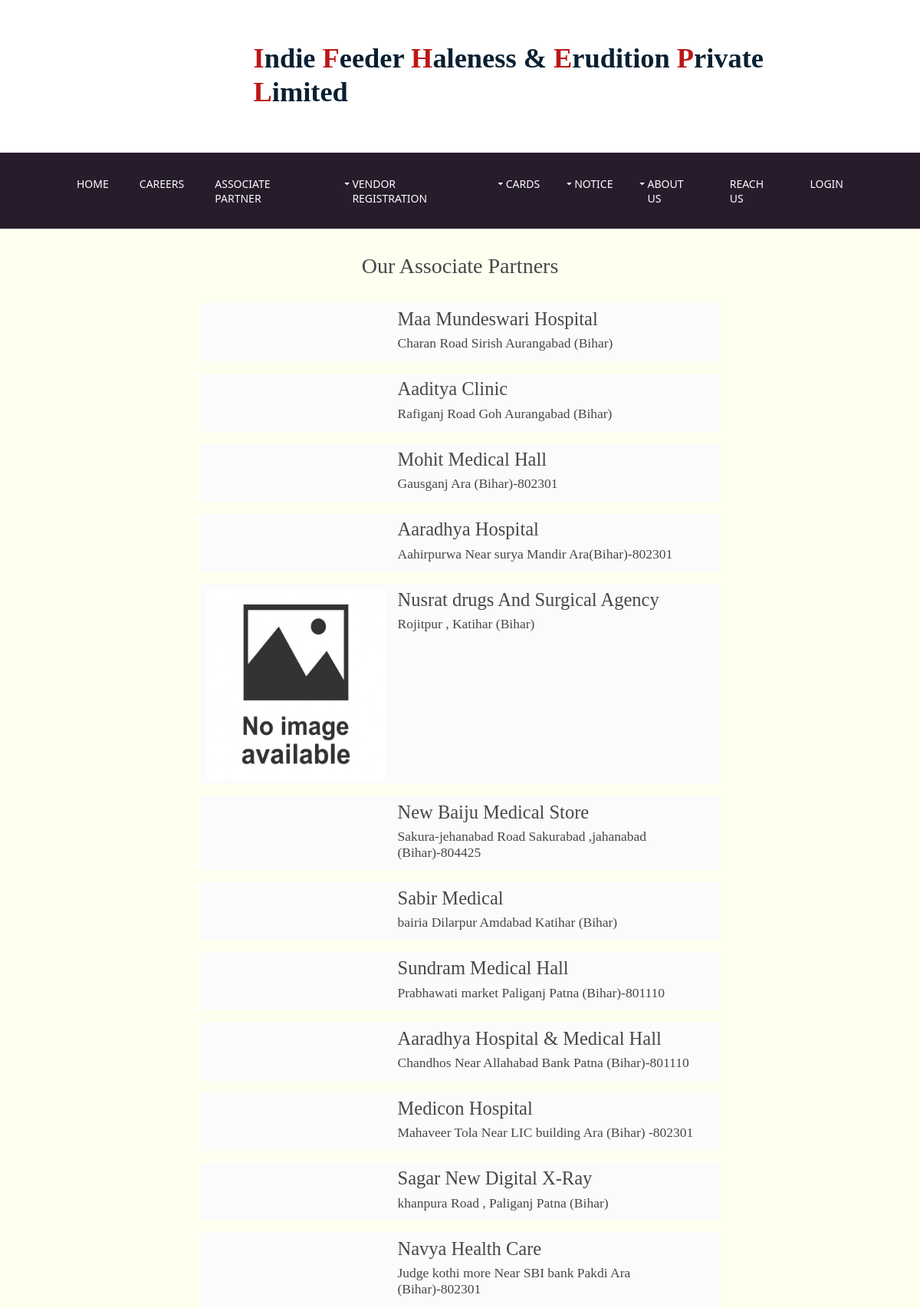
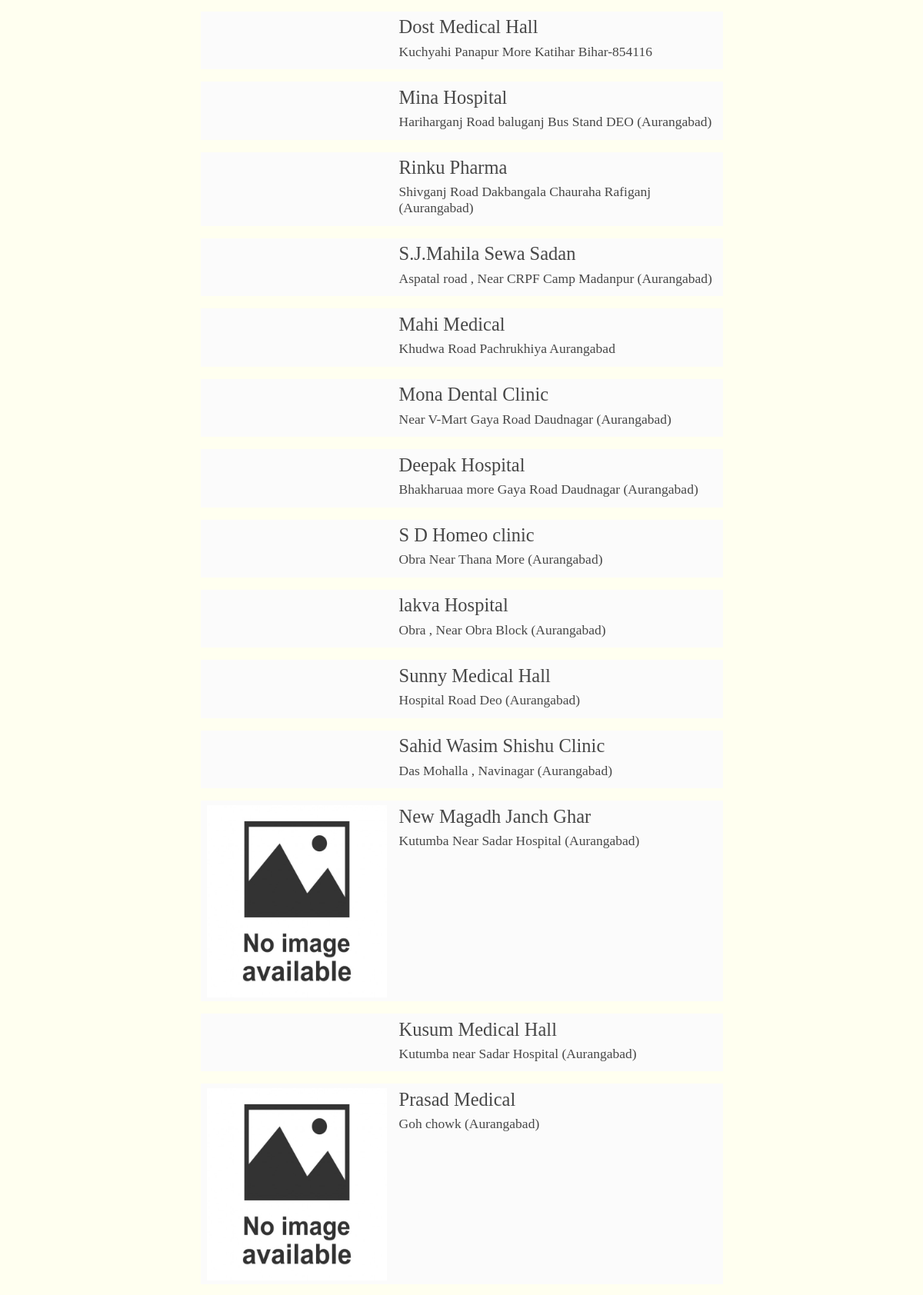
The app's page /associate-partner (upper part) with its own data (2 pictures, top to bottom).
### ifheplapp/models.py (models this page shows, shortened)
class AssociatePartner(models.Model):
    partnerName = models.CharField(max_length=300, default="")
    partnerAddress = models.CharField(max_length=600, default="", blank=True)
    partnerImage = models.FileField(upload_to="Associate Partner/")
    slug = AutoSlugField(populate_from='partnerName')

### ifheplapp/views.py (the view)
# urls.py: path('associate-partner', views.associate, name="associate_partner"),
def associate(request):
    associate_partners = AssociatePartner.objects.all().order_by('-id')
    return render(request, "associate.html", {'associate_partners': associate_partners})

### ifheplapp/templates/associate.html (shortened to what this page needs)
{% extends 'extends/base.html' %}
{% block body %}
<div class="row1" style="background-color: rgb(255, 255, 240);">
    <div class="container notice_board" style="max-width: 60%;">
        {% if associate_partners %}
        <div class="my-4 text-center">
            <h2>Our Associate Partners</h2>
        </div>
        <div style=" overflow-wrap: break-word; padding: 10px !important;">
            {% for associate_partner in associate_partners %}
            <table>
                <td style="width: 250px">
                    <img src="/media/{{associate_partner.partnerImage}}" style="height: 250px !important;" alt="">
                </td>
                <td>
                    <strong>
                        <h3>{{associate_partner.partnerName}}</h3>
                    </strong>
                    <h5>{{associate_partner.partnerAddress}}</h5>
                </td>
            </table>
            {% endfor %}
        </div>
        {% else %}
        <div class="my-2 text-center">
            <img src="/static/images/unnamed.png" style="width: 768px;" alt="">
        </div>
        {% endif %}
    </div>
</div>
{% endblock body %}

### ifheplapp/static/styles/layout.css (style rules this page uses)
.row1 { border-top:1px solid; }
.container { padding:80px 0; }
*, *::before, *::after { transition:all .3s ease-in-out; }
table, th, td { border:1px solid; border-collapse:collapse; vertical-align:top; }
table, th { table-layout:auto; }
table { width:100%; margin-bottom:15px; }
th, td { padding:5px 8px; }
td { border-width:0 1px; }
body { color:#A8A8A8; background-color:#151618; }
.row1 { color:#474747; background-color:#FFFFFF; border-color:rgba(0,0,0,.1); }
table, th, td, #comments .avatar, #comments input, #comments textarea { border-color:#D7D7D7; }

### ifheplapp/static/styles/framework.css (style rules this page uses)
html { overflow-y:scroll; overflow-x:hidden; }
html, body { margin:0; padding:0; font-size:14px; line-height:1.6em; }
*, *::before, *::after { box-sizing:border-box; }
img { width:auto; max-width:100%; height:auto; margin:0; padding:0; border:none; line-height:normal; vertical-align:middle; }
body, input, textarea, select { font-family:Verdana, Geneva, sans-serif; }
h1, h2, h3, h4, h5, h6, .heading { font-family:Georgia, "Times New Roman", Times, serif; }
::placeholder { opacity:1; }
h1, h2, h3, h4, h5, h6, .heading { margin:0 0 20px 0; font-size:1.4rem; line-height:normal; font-weight:normal; }

### ifheplapp/templates/associate.html (style rules this page uses)
.notice_board { background-color: transparent !important; padding: 10px !important; }
table { border-color: transparent !important; }

### records on screen
AssociatePartner: partnerName "Maa Mundeswari Hospital", partnerAddress "Charan Road Sirish Aurangabad (Bihar)"
AssociatePartner: partnerName "Aaditya Clinic", partnerAddress "Rafiganj Road Goh Aurangabad (Bihar)"
AssociatePartner: partnerName "Mohit Medical Hall", partnerAddress "Gausganj Ara (Bihar)-802301"
AssociatePartner: partnerName "Aaradhya Hospital", partnerAddress "Aahirpurwa Near surya Mandir Ara(Bihar)-802301"
AssociatePartner: partnerImage (placeholder picture), partnerName "Nusrat drugs And Surgical Agency", partnerAddress "Rojitpur , Katihar (Bihar)"
AssociatePartner: partnerName "New Baiju Medical Store", partnerAddress "Sakura-jehanabad Road Sakurabad ,jahanabad (Bihar)-804425"
AssociatePartner: partnerName "Sabir Medical", partnerAddress "bairia Dilarpur Amdabad Katihar (Bihar)"
AssociatePartner: partnerName "Sundram Medical Hall", partnerAddress "Prabhawati market Paliganj Patna (Bihar)-801110"
AssociatePartner: partnerName "Aaradhya Hospital & Medical Hall", partnerAddress "Chandhos Near Allahabad Bank Patna (Bihar)-801110"
AssociatePartner: partnerName "Medicon Hospital", partnerAddress "Mahaveer Tola Near LIC building Ara (Bihar) -802301"
AssociatePartner: partnerName "Sagar New Digital X-Ray", partnerAddress "khanpura Road , Paliganj Patna (Bihar)"
AssociatePartner: partnerName "Navya Health Care", partnerAddress "Judge kothi more Near SBI bank Pakdi Ara (Bihar)-802301"
AssociatePartner: partnerName "Dost Medical Hall", partnerAddress "Kuchyahi Panapur More Katihar Bihar-854116"
AssociatePartner: partnerName "Mina Hospital", partnerAddress "Hariharganj Road baluganj Bus Stand DEO (Aurangabad)"
AssociatePartner: partnerName "Rinku Pharma", partnerAddress "Shivganj Road Dakbangala Chauraha Rafiganj (Aurangabad)"
AssociatePartner: partnerName "S.J.Mahila Sewa Sadan", partnerAddress "Aspatal road , Near CRPF Camp Madanpur (Aurangabad)"
AssociatePartner: partnerName "Mahi Medical", partnerAddress "Khudwa Road Pachrukhiya Aurangabad"
AssociatePartner: partnerName "Mona Dental Clinic", partnerAddress "Near V-Mart Gaya Road Daudnagar (Aurangabad)"
AssociatePartner: partnerName "Deepak Hospital", partnerAddress "Bhakharuaa more Gaya Road Daudnagar (Aurangabad)"
AssociatePartner: partnerName "S D Homeo clinic", partnerAddress "Obra Near Thana More (Aurangabad)"
AssociatePartner: partnerName "lakva Hospital", partnerAddress "Obra , Near Obra Block (Aurangabad)"
AssociatePartner: partnerName "Sunny Medical Hall", partnerAddress "Hospital Road Deo (Aurangabad)"
AssociatePartner: partnerName "Sahid Wasim Shishu Clinic", partnerAddress "Das Mohalla , Navinagar (Aurangabad)"
AssociatePartner: partnerImage (placeholder picture), partnerName "New Magadh Janch Ghar", partnerAddress "Kutumba Near Sadar Hospital (Aurangabad)"
AssociatePartner: partnerName "Kusum Medical Hall", partnerAddress "Kutumba near Sadar Hospital (Aurangabad)"
AssociatePartner: partnerImage (placeholder picture), partnerName "Prasad Medical", partnerAddress "Goh chowk (Aurangabad)"
